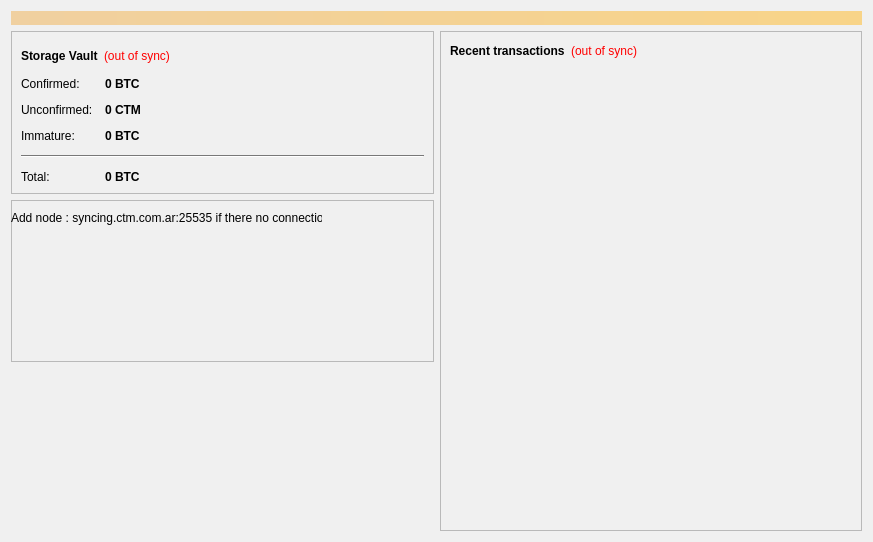
<?xml version="1.0" encoding="UTF-8"?>
<ui version="4.0">
 <class>OverviewPage</class>
 <widget class="QWidget" name="OverviewPage">
  <property name="geometry">
   <rect>
    <x>0</x>
    <y>0</y>
    <width>873</width>
    <height>542</height>
   </rect>
  </property>
  <property name="palette">
   <palette>
    <active>
     <colorrole role="WindowText">
      <brush brushstyle="SolidPattern">
       <color alpha="255">
        <red>0</red>
        <green>0</green>
        <blue>0</blue>
       </color>
      </brush>
     </colorrole>
     <colorrole role="Button">
      <brush brushstyle="SolidPattern">
       <color alpha="255">
        <red>240</red>
        <green>240</green>
        <blue>240</blue>
       </color>
      </brush>
     </colorrole>
     <colorrole role="Light">
      <brush brushstyle="SolidPattern">
       <color alpha="255">
        <red>255</red>
        <green>255</green>
        <blue>255</blue>
       </color>
      </brush>
     </colorrole>
     <colorrole role="Midlight">
      <brush brushstyle="SolidPattern">
       <color alpha="255">
        <red>247</red>
        <green>247</green>
        <blue>247</blue>
       </color>
      </brush>
     </colorrole>
     <colorrole role="Dark">
      <brush brushstyle="SolidPattern">
       <color alpha="255">
        <red>120</red>
        <green>120</green>
        <blue>120</blue>
       </color>
      </brush>
     </colorrole>
     <colorrole role="Mid">
      <brush brushstyle="SolidPattern">
       <color alpha="255">
        <red>160</red>
        <green>160</green>
        <blue>160</blue>
       </color>
      </brush>
     </colorrole>
     <colorrole role="Text">
      <brush brushstyle="SolidPattern">
       <color alpha="255">
        <red>0</red>
        <green>0</green>
        <blue>0</blue>
       </color>
      </brush>
     </colorrole>
     <colorrole role="BrightText">
      <brush brushstyle="SolidPattern">
       <color alpha="255">
        <red>255</red>
        <green>255</green>
        <blue>255</blue>
       </color>
      </brush>
     </colorrole>
     <colorrole role="ButtonText">
      <brush brushstyle="SolidPattern">
       <color alpha="255">
        <red>0</red>
        <green>0</green>
        <blue>0</blue>
       </color>
      </brush>
     </colorrole>
     <colorrole role="Base">
      <brush brushstyle="SolidPattern">
       <color alpha="255">
        <red>255</red>
        <green>255</green>
        <blue>255</blue>
       </color>
      </brush>
     </colorrole>
     <colorrole role="Window">
      <brush brushstyle="SolidPattern">
       <color alpha="255">
        <red>240</red>
        <green>240</green>
        <blue>240</blue>
       </color>
      </brush>
     </colorrole>
     <colorrole role="Shadow">
      <brush brushstyle="SolidPattern">
       <color alpha="255">
        <red>0</red>
        <green>0</green>
        <blue>0</blue>
       </color>
      </brush>
     </colorrole>
     <colorrole role="AlternateBase">
      <brush brushstyle="SolidPattern">
       <color alpha="255">
        <red>247</red>
        <green>247</green>
        <blue>247</blue>
       </color>
      </brush>
     </colorrole>
     <colorrole role="ToolTipBase">
      <brush brushstyle="SolidPattern">
       <color alpha="255">
        <red>255</red>
        <green>255</green>
        <blue>220</blue>
       </color>
      </brush>
     </colorrole>
     <colorrole role="ToolTipText">
      <brush brushstyle="SolidPattern">
       <color alpha="255">
        <red>0</red>
        <green>0</green>
        <blue>0</blue>
       </color>
      </brush>
     </colorrole>
    </active>
    <inactive>
     <colorrole role="WindowText">
      <brush brushstyle="SolidPattern">
       <color alpha="255">
        <red>0</red>
        <green>0</green>
        <blue>0</blue>
       </color>
      </brush>
     </colorrole>
     <colorrole role="Button">
      <brush brushstyle="SolidPattern">
       <color alpha="255">
        <red>240</red>
        <green>240</green>
        <blue>240</blue>
       </color>
      </brush>
     </colorrole>
     <colorrole role="Light">
      <brush brushstyle="SolidPattern">
       <color alpha="255">
        <red>255</red>
        <green>255</green>
        <blue>255</blue>
       </color>
      </brush>
     </colorrole>
     <colorrole role="Midlight">
      <brush brushstyle="SolidPattern">
       <color alpha="255">
        <red>247</red>
        <green>247</green>
        <blue>247</blue>
       </color>
      </brush>
     </colorrole>
     <colorrole role="Dark">
      <brush brushstyle="SolidPattern">
       <color alpha="255">
        <red>120</red>
        <green>120</green>
        <blue>120</blue>
       </color>
      </brush>
     </colorrole>
     <colorrole role="Mid">
      <brush brushstyle="SolidPattern">
       <color alpha="255">
        <red>160</red>
        <green>160</green>
        <blue>160</blue>
       </color>
      </brush>
     </colorrole>
     <colorrole role="Text">
      <brush brushstyle="SolidPattern">
       <color alpha="255">
        <red>0</red>
        <green>0</green>
        <blue>0</blue>
       </color>
      </brush>
     </colorrole>
     <colorrole role="BrightText">
      <brush brushstyle="SolidPattern">
       <color alpha="255">
        <red>255</red>
        <green>255</green>
        <blue>255</blue>
       </color>
      </brush>
     </colorrole>
     <colorrole role="ButtonText">
      <brush brushstyle="SolidPattern">
       <color alpha="255">
        <red>0</red>
        <green>0</green>
        <blue>0</blue>
       </color>
      </brush>
     </colorrole>
     <colorrole role="Base">
      <brush brushstyle="SolidPattern">
       <color alpha="255">
        <red>255</red>
        <green>255</green>
        <blue>255</blue>
       </color>
      </brush>
     </colorrole>
     <colorrole role="Window">
      <brush brushstyle="SolidPattern">
       <color alpha="255">
        <red>240</red>
        <green>240</green>
        <blue>240</blue>
       </color>
      </brush>
     </colorrole>
     <colorrole role="Shadow">
      <brush brushstyle="SolidPattern">
       <color alpha="255">
        <red>0</red>
        <green>0</green>
        <blue>0</blue>
       </color>
      </brush>
     </colorrole>
     <colorrole role="AlternateBase">
      <brush brushstyle="SolidPattern">
       <color alpha="255">
        <red>247</red>
        <green>247</green>
        <blue>247</blue>
       </color>
      </brush>
     </colorrole>
     <colorrole role="ToolTipBase">
      <brush brushstyle="SolidPattern">
       <color alpha="255">
        <red>255</red>
        <green>255</green>
        <blue>220</blue>
       </color>
      </brush>
     </colorrole>
     <colorrole role="ToolTipText">
      <brush brushstyle="SolidPattern">
       <color alpha="255">
        <red>0</red>
        <green>0</green>
        <blue>0</blue>
       </color>
      </brush>
     </colorrole>
    </inactive>
    <disabled>
     <colorrole role="WindowText">
      <brush brushstyle="SolidPattern">
       <color alpha="255">
        <red>120</red>
        <green>120</green>
        <blue>120</blue>
       </color>
      </brush>
     </colorrole>
     <colorrole role="Button">
      <brush brushstyle="SolidPattern">
       <color alpha="255">
        <red>240</red>
        <green>240</green>
        <blue>240</blue>
       </color>
      </brush>
     </colorrole>
     <colorrole role="Light">
      <brush brushstyle="SolidPattern">
       <color alpha="255">
        <red>255</red>
        <green>255</green>
        <blue>255</blue>
       </color>
      </brush>
     </colorrole>
     <colorrole role="Midlight">
      <brush brushstyle="SolidPattern">
       <color alpha="255">
        <red>247</red>
        <green>247</green>
        <blue>247</blue>
       </color>
      </brush>
     </colorrole>
     <colorrole role="Dark">
      <brush brushstyle="SolidPattern">
       <color alpha="255">
        <red>120</red>
        <green>120</green>
        <blue>120</blue>
       </color>
      </brush>
     </colorrole>
     <colorrole role="Mid">
      <brush brushstyle="SolidPattern">
       <color alpha="255">
        <red>160</red>
        <green>160</green>
        <blue>160</blue>
       </color>
      </brush>
     </colorrole>
     <colorrole role="Text">
      <brush brushstyle="SolidPattern">
       <color alpha="255">
        <red>120</red>
        <green>120</green>
        <blue>120</blue>
       </color>
      </brush>
     </colorrole>
     <colorrole role="BrightText">
      <brush brushstyle="SolidPattern">
       <color alpha="255">
        <red>255</red>
        <green>255</green>
        <blue>255</blue>
       </color>
      </brush>
     </colorrole>
     <colorrole role="ButtonText">
      <brush brushstyle="SolidPattern">
       <color alpha="255">
        <red>120</red>
        <green>120</green>
        <blue>120</blue>
       </color>
      </brush>
     </colorrole>
     <colorrole role="Base">
      <brush brushstyle="SolidPattern">
       <color alpha="255">
        <red>240</red>
        <green>240</green>
        <blue>240</blue>
       </color>
      </brush>
     </colorrole>
     <colorrole role="Window">
      <brush brushstyle="SolidPattern">
       <color alpha="255">
        <red>240</red>
        <green>240</green>
        <blue>240</blue>
       </color>
      </brush>
     </colorrole>
     <colorrole role="Shadow">
      <brush brushstyle="SolidPattern">
       <color alpha="255">
        <red>0</red>
        <green>0</green>
        <blue>0</blue>
       </color>
      </brush>
     </colorrole>
     <colorrole role="AlternateBase">
      <brush brushstyle="SolidPattern">
       <color alpha="255">
        <red>240</red>
        <green>240</green>
        <blue>240</blue>
       </color>
      </brush>
     </colorrole>
     <colorrole role="ToolTipBase">
      <brush brushstyle="SolidPattern">
       <color alpha="255">
        <red>255</red>
        <green>255</green>
        <blue>220</blue>
       </color>
      </brush>
     </colorrole>
     <colorrole role="ToolTipText">
      <brush brushstyle="SolidPattern">
       <color alpha="255">
        <red>0</red>
        <green>0</green>
        <blue>0</blue>
       </color>
      </brush>
     </colorrole>
    </disabled>
   </palette>
  </property>
  <property name="windowTitle">
   <string>Form</string>
  </property>
  <layout class="QVBoxLayout" name="topLayout">
   <item>
    <widget class="QLabel" name="labelAlerts">
     <property name="visible">
      <bool>false</bool>
     </property>
     <property name="styleSheet">
      <string notr="true">background-color: qlineargradient(x1: 0, y1: 0, x2: 1, y2: 0, stop:0 #F0D0A0, stop:1 #F8D488); color:#000000;</string>
     </property>
     <property name="wordWrap">
      <bool>true</bool>
     </property>
     <property name="margin">
      <number>3</number>
     </property>
    </widget>
   </item>
   <item>
    <layout class="QHBoxLayout" name="horizontalLayout" stretch="1,1">
     <item>
      <layout class="QVBoxLayout" name="verticalLayout_2">
       <item>
        <widget class="QFrame" name="frame">
         <property name="frameShape">
          <enum>QFrame::StyledPanel</enum>
         </property>
         <property name="frameShadow">
          <enum>QFrame::Raised</enum>
         </property>
         <layout class="QVBoxLayout" name="verticalLayout_4">
          <item>
           <layout class="QHBoxLayout" name="horizontalLayout_4">
            <item>
             <widget class="QLabel" name="label_5">
              <property name="font">
               <font>
                <weight>75</weight>
                <bold>true</bold>
               </font>
              </property>
              <property name="text">
               <string>Storage Vault</string>
              </property>
             </widget>
            </item>
            <item>
             <widget class="QLabel" name="labelWalletStatus">
              <property name="toolTip">
               <string>The displayed information may be out of date. Your wallet automatically synchronizes with the ContinuumCoin network after a connection is established, but this process has not completed yet.</string>
              </property>
              <property name="styleSheet">
               <string notr="true">QLabel { color: red; }</string>
              </property>
              <property name="text">
               <string notr="true">(out of sync)</string>
              </property>
              <property name="alignment">
               <set>Qt::AlignLeading|Qt::AlignLeft|Qt::AlignVCenter</set>
              </property>
             </widget>
            </item>
            <item>
             <spacer name="horizontalSpacer_2">
              <property name="orientation">
               <enum>Qt::Horizontal</enum>
              </property>
              <property name="sizeHint" stdset="0">
               <size>
                <width>40</width>
                <height>20</height>
               </size>
              </property>
             </spacer>
            </item>
           </layout>
          </item>
          <item>
           <layout class="QFormLayout" name="formLayout_2">
            <property name="fieldGrowthPolicy">
             <enum>QFormLayout::AllNonFixedFieldsGrow</enum>
            </property>
            <property name="horizontalSpacing">
             <number>12</number>
            </property>
            <property name="verticalSpacing">
             <number>12</number>
            </property>
            <item row="0" column="0">
             <widget class="QLabel" name="label">
              <property name="text">
               <string>Confirmed:</string>
              </property>
             </widget>
            </item>
            <item row="0" column="1">
             <widget class="QLabel" name="labelBalance">
              <property name="font">
               <font>
                <weight>75</weight>
                <bold>true</bold>
               </font>
              </property>
              <property name="cursor">
               <cursorShape>IBeamCursor</cursorShape>
              </property>
              <property name="toolTip">
               <string>Your current spendable balance</string>
              </property>
              <property name="text">
               <string notr="true">0 BTC</string>
              </property>
              <property name="textInteractionFlags">
               <set>Qt::LinksAccessibleByMouse|Qt::TextSelectableByKeyboard|Qt::TextSelectableByMouse</set>
              </property>
             </widget>
            </item>
            <item row="1" column="0">
             <widget class="QLabel" name="label_3">
              <property name="text">
               <string>Unconfirmed:</string>
              </property>
             </widget>
            </item>
            <item row="1" column="1">
             <widget class="QLabel" name="labelUnconfirmed">
              <property name="font">
               <font>
                <weight>75</weight>
                <bold>true</bold>
               </font>
              </property>
              <property name="cursor">
               <cursorShape>IBeamCursor</cursorShape>
              </property>
              <property name="toolTip">
               <string>Total of transactions that have yet to be confirmed, and do not yet count toward the spendable balance</string>
              </property>
              <property name="text">
               <string notr="true">0 CTM</string>
              </property>
              <property name="textInteractionFlags">
               <set>Qt::LinksAccessibleByMouse|Qt::TextSelectableByKeyboard|Qt::TextSelectableByMouse</set>
              </property>
             </widget>
            </item>
            <item row="2" column="0">
             <widget class="QLabel" name="labelImmatureText">
              <property name="text">
               <string>Immature:</string>
              </property>
             </widget>
            </item>
            <item row="2" column="1">
             <widget class="QLabel" name="labelImmature">
              <property name="font">
               <font>
                <weight>75</weight>
                <bold>true</bold>
               </font>
              </property>
              <property name="toolTip">
               <string>Mined balance that has not yet matured</string>
              </property>
              <property name="text">
               <string notr="true">0 BTC</string>
              </property>
              <property name="textInteractionFlags">
               <set>Qt::LinksAccessibleByMouse|Qt::TextSelectableByKeyboard|Qt::TextSelectableByMouse</set>
              </property>
             </widget>
            </item>
            <item row="3" column="0" colspan="2">
             <widget class="Line" name="line">
              <property name="orientation">
               <enum>Qt::Horizontal</enum>
              </property>
             </widget>
            </item>
            <item row="4" column="0">
             <widget class="QLabel" name="labelTotalText">
              <property name="text">
               <string>Total:</string>
              </property>
             </widget>
            </item>
            <item row="4" column="1">
             <widget class="QLabel" name="labelTotal">
              <property name="font">
               <font>
                <weight>75</weight>
                <bold>true</bold>
               </font>
              </property>
              <property name="cursor">
               <cursorShape>IBeamCursor</cursorShape>
              </property>
              <property name="toolTip">
               <string>Your current total balance</string>
              </property>
              <property name="text">
               <string notr="true">0 BTC</string>
              </property>
              <property name="textInteractionFlags">
               <set>Qt::LinksAccessibleByMouse|Qt::TextSelectableByKeyboard|Qt::TextSelectableByMouse</set>
              </property>
             </widget>
            </item>
           </layout>
          </item>
         </layout>
        </widget>
       </item>
       <item>
        <widget class="QFrame" name="frame_3">
         <property name="frameShape">
          <enum>QFrame::StyledPanel</enum>
         </property>
         <property name="frameShadow">
          <enum>QFrame::Raised</enum>
         </property>
         <widget class="QLabel" name="label_6">
          <property name="geometry">
           <rect>
            <x>0</x>
            <y>10</y>
            <width>311</width>
            <height>16</height>
           </rect>
          </property>
          <property name="text">
           <string>Add node : syncing.ctm.com.ar:25535 if there no connections</string>
          </property>
         </widget>
        </widget>
       </item>
       <item>
        <widget class="QLabel" name="label_2">
         <property name="text">
          <string/>
         </property>
         <property name="pixmap">
          <pixmap resource="../bitcoin.qrc">:/icons/bitcoin</pixmap>
         </property>
        </widget>
       </item>
      </layout>
     </item>
     <item>
      <layout class="QVBoxLayout" name="verticalLayout_3">
       <item>
        <widget class="QFrame" name="frame_2">
         <property name="palette">
          <palette>
           <active>
            <colorrole role="Dark">
             <brush brushstyle="SolidPattern">
              <color alpha="255">
               <red>240</red>
               <green>240</green>
               <blue>240</blue>
              </color>
             </brush>
            </colorrole>
            <colorrole role="Mid">
             <brush brushstyle="SolidPattern">
              <color alpha="255">
               <red>240</red>
               <green>240</green>
               <blue>240</blue>
              </color>
             </brush>
            </colorrole>
           </active>
           <inactive>
            <colorrole role="Dark">
             <brush brushstyle="SolidPattern">
              <color alpha="255">
               <red>240</red>
               <green>240</green>
               <blue>240</blue>
              </color>
             </brush>
            </colorrole>
            <colorrole role="Mid">
             <brush brushstyle="SolidPattern">
              <color alpha="255">
               <red>240</red>
               <green>240</green>
               <blue>240</blue>
              </color>
             </brush>
            </colorrole>
           </inactive>
           <disabled>
            <colorrole role="Dark">
             <brush brushstyle="SolidPattern">
              <color alpha="255">
               <red>240</red>
               <green>240</green>
               <blue>240</blue>
              </color>
             </brush>
            </colorrole>
            <colorrole role="Mid">
             <brush brushstyle="SolidPattern">
              <color alpha="255">
               <red>240</red>
               <green>240</green>
               <blue>240</blue>
              </color>
             </brush>
            </colorrole>
           </disabled>
          </palette>
         </property>
         <property name="frameShape">
          <enum>QFrame::StyledPanel</enum>
         </property>
         <property name="frameShadow">
          <enum>QFrame::Raised</enum>
         </property>
         <layout class="QVBoxLayout" name="verticalLayout">
          <item>
           <layout class="QHBoxLayout" name="horizontalLayout_2">
            <item>
             <widget class="QLabel" name="label_4">
              <property name="text">
               <string>&lt;b&gt;Recent transactions&lt;/b&gt;</string>
              </property>
             </widget>
            </item>
            <item>
             <widget class="QLabel" name="labelTransactionsStatus">
              <property name="toolTip">
               <string>The displayed information may be out of date. Your wallet automatically synchronizes with the ContinuumCoin network after a connection is established, but this process has not completed yet.</string>
              </property>
              <property name="styleSheet">
               <string notr="true">QLabel { color: red; }</string>
              </property>
              <property name="text">
               <string notr="true">(out of sync)</string>
              </property>
              <property name="alignment">
               <set>Qt::AlignRight|Qt::AlignTrailing|Qt::AlignVCenter</set>
              </property>
             </widget>
            </item>
            <item>
             <spacer name="horizontalSpacer">
              <property name="orientation">
               <enum>Qt::Horizontal</enum>
              </property>
              <property name="sizeHint" stdset="0">
               <size>
                <width>40</width>
                <height>20</height>
               </size>
              </property>
             </spacer>
            </item>
           </layout>
          </item>
          <item>
           <widget class="QListView" name="listTransactions">
            <property name="styleSheet">
             <string notr="true">QListView { background: transparent; }</string>
            </property>
            <property name="frameShape">
             <enum>QFrame::NoFrame</enum>
            </property>
            <property name="verticalScrollBarPolicy">
             <enum>Qt::ScrollBarAlwaysOff</enum>
            </property>
            <property name="horizontalScrollBarPolicy">
             <enum>Qt::ScrollBarAlwaysOff</enum>
            </property>
            <property name="selectionMode">
             <enum>QAbstractItemView::NoSelection</enum>
            </property>
           </widget>
          </item>
         </layout>
        </widget>
       </item>
      </layout>
     </item>
    </layout>
   </item>
  </layout>
 </widget>
 <resources>
  <include location="../bitcoin.qrc"/>
 </resources>
 <connections/>
</ui>
